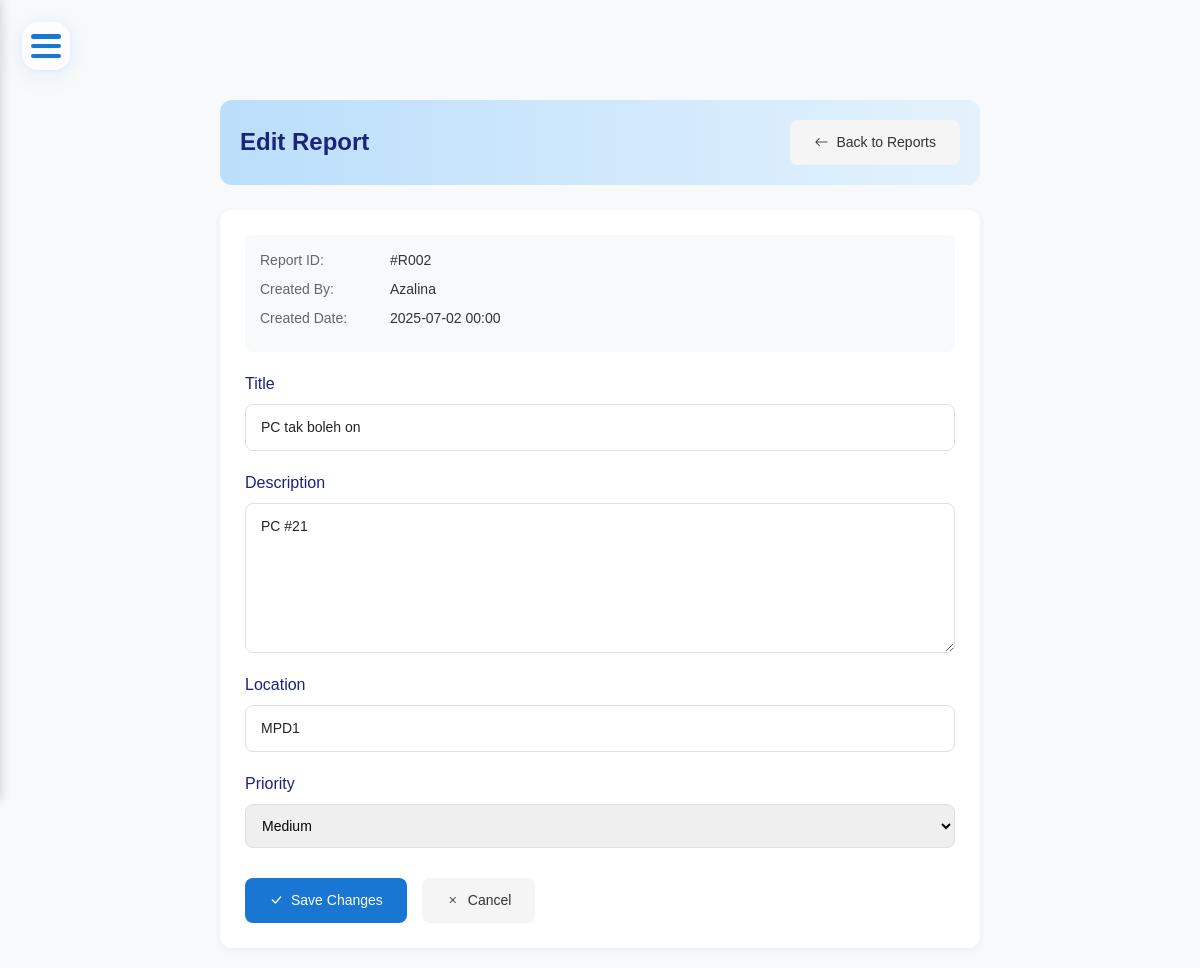
The app's page /maintenence_system/edit_report.php?id=R002 (signed in) with its own data.
### tables this page shows
CREATE TABLE `report` (
  `Report_ID` varchar(4) NOT NULL,
  `title` varchar(255) NOT NULL,
  `description` text DEFAULT NULL,
  `location` varchar(255) DEFAULT NULL,
  `report_date` date NOT NULL,
  `User_ID` int(11) DEFAULT NULL,
  `Category_ID` varchar(4) DEFAULT NULL,
  `Urgency_ID` varchar(4) DEFAULT NULL
);

CREATE TABLE `users` (
  `User_ID` int(4) NOT NULL,
  `name` varchar(255) DEFAULT NULL,
  `email` varchar(255) DEFAULT NULL,
  `role` enum('Admin','Staff','Manager','Technician','customer') NOT NULL,
  `password` varchar(255) DEFAULT NULL,
  `profile_picture` varchar(255) DEFAULT NULL
);

CREATE TABLE `urgency_level` (
  `Urgency_ID` varchar(4) NOT NULL,
  `label` varchar(255) DEFAULT NULL
);

### maintenence_system/edit_report.php (the view, shortened to what this page needs)
<?php
require_once "config/database.php";
$report_id = $_GET["id"];
$sql = "SELECT r.*, u.name as reporter_name, ul.label as urgency_label
        FROM REPORT r
        JOIN USERS u ON r.User_ID = u.User_ID
        JOIN URGENCY_LEVEL ul ON r.Urgency_ID = ul.Urgency_ID
        WHERE r.Report_ID = ?";
$stmt = $conn->prepare($sql);
$stmt->bind_param("i", $report_id);
$stmt->execute();
$report = $stmt->get_result()->fetch_assoc();
$urgency_levels = $conn->query("SELECT * FROM URGENCY_LEVEL ORDER BY Urgency_ID");
include "includes/header.php";
?>
<!DOCTYPE html>
<html lang="en">
<head>
</head>
<body>
    <div class="edit-container">
        <div class="edit-header">
            <h1>Edit Report</h1>
            <a href="view_reports.php" class="btn btn-secondary">
                <i class="bi bi-arrow-left"></i> Back to Reports
            </a>
        </div>
        <div class="edit-form">
            <div class="metadata">
                <div class="metadata-item">
                    <span class="metadata-label">Report ID:</span>
                    <span class="metadata-value">#<?php echo $report['Report_ID']; ?></span>
                </div>
                <div class="metadata-item">
                    <span class="metadata-label">Created By:</span>
                    <span class="metadata-value"><?php echo htmlspecialchars($report['reporter_name']); ?></span>
                </div>
                <div class="metadata-item">
                    <span class="metadata-label">Created Date:</span>
                    <span class="metadata-value"><?php echo date('Y-m-d H:i', strtotime($report['report_date'])); ?></span>
                </div>
            </div>
            <form method="post" action="">
                <div class="form-group">
                    <label class="form-label">Title</label>
                    <input type="text" name="title" class="form-control" value="<?php echo htmlspecialchars($report['title']); ?>" required>
                </div>
                <div class="form-group">
                    <label class="form-label">Description</label>
                    <textarea name="description" class="form-control" required><?php echo htmlspecialchars($report['description']); ?></textarea>
                </div>
                <div class="form-group">
                    <label class="form-label">Location</label>
                    <input type="text" name="location" class="form-control" value="<?php echo htmlspecialchars($report['location']); ?>" required>
                </div>
                <div class="form-group">
                    <label class="form-label">Priority</label>
                    <select name="urgency_id" class="urgency-select" required>
                        <?php while ($level = $urgency_levels->fetch_assoc()): ?>
                            <option value="<?php echo $level['Urgency_ID']; ?>"
                                    <?php echo $report['Urgency_ID'] == $level['Urgency_ID'] ? 'selected' : ''; ?>>
                                <?php echo htmlspecialchars($level['label']); ?>
                            </option>
                        <?php endwhile; ?>
                    </select>
                </div>
                <div class="form-actions">
                    <button type="submit" class="btn btn-primary">
                        <i class="bi bi-check-lg"></i> Save Changes
                    </button>
                    <a href="view_reports.php" class="btn btn-secondary">
                        <i class="bi bi-x"></i> Cancel
                    </a>
                </div>
            </form>
        </div>
    </div>
</body>
</html>
<?php include "includes/footer.php"; ?>

### maintenence_system/includes/header.php (style rules this page uses)
:root { --primary-bg: #bbdefb; --sidebar-width: 250px; --sidebar-collapsed-width: 70px; --header-height: 60px; --transition-speed: 0.5s; --transition-curve: cubic-bezier(0.4, 0, 0.2, 1); --menu-item-height: 45px; }
body { min-height: 100vh; background: #f8f9fa; overflow-x: hidden; font-family: 'DM Sans', sans-serif; }

### maintenence_system/edit_report.php (style rules this page uses)
.edit-container { max-width: 800px; margin: 0 auto; padding: 20px; }
.edit-header { background: linear-gradient(to right, #bbdefb, #e3f2fd); padding: 20px; border-radius: 12px; margin-bottom: 25px; display: flex; justify-content: space-between; align-items: center; }
.edit-header h1 { margin: 0; color: #1a237e; font-size: 24px; font-weight: 600; }
.edit-form { background: white; padding: 25px; border-radius: 12px; box-shadow: 0 2px 8px rgba(0,0,0,0.05); }
.form-group { margin-bottom: 20px; }
.form-label { display: block; margin-bottom: 8px; color: #1a237e; font-weight: 500; }
.form-control { width: 100%; padding: 12px 15px; border: 1px solid #e0e0e0; border-radius: 8px; font-size: 14px; transition: all 0.3s; }
textarea.form-control { min-height: 150px; resize: vertical; }
.form-actions { display: flex; gap: 15px; margin-top: 30px; }
.btn { padding: 12px 24px; border-radius: 8px; font-size: 14px; font-weight: 500; cursor: pointer; transition: all 0.3s; border: none; display: inline-flex; align-items: center; gap: 8px; }
.btn-primary { background: #1976d2; color: white; }
.btn-secondary { background: #f5f5f5; color: #333; }
.urgency-select { padding: 12px; border: 1px solid #e0e0e0; border-radius: 8px; font-size: 14px; width: 100%; }
.metadata { background: #f8f9fa; padding: 15px; border-radius: 8px; margin-bottom: 20px; font-size: 14px; }
.metadata-item { display: flex; gap: 10px; margin-bottom: 8px; }
.metadata-label { color: #666; min-width: 120px; }
.metadata-value { color: #333; font-weight: 500; }

### records on screen
report: Report_ID "R002", report_date "2025-07-02 00:00", title "PC tak boleh on", description "PC #21", location "MPD1", urgency_id "Medium"
users: name "Azalina"
